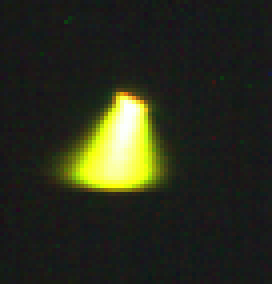
%> input picture 其他/p.png, 68 x 71 px (shown 4 times larger)
$ octave Untitled2.m   (GNU Octave 9; MATLAB toolbox functions it lacks are replaced by stand-ins)
%> lines starting %> are read from the running program, lines starting %| are printed output that depends on the picture
clc
clear
a=imread('p.png');
%> a is the input picture: size 71x68x3 uint8; mean R, G, B 41.7, 44.5, 29
b=imread('t.png');
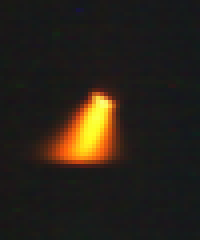
%> input picture 其他/t.png, 50 x 60 px (shown 4 times larger)
%> b is the input picture: size 60x50x3 uint8; mean R, G, B 40.4, 33.6, 24.9
c=imread('pp.png');
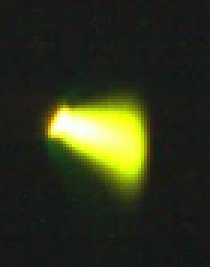
%> input picture 其他/pp.png, 70 x 89 px (shown 3 times larger)
%> c is the input picture: size 89x70x3 uint8; mean R, G, B 46.1, 49.8, 28.5

figure;
subplot(2,2,1);
imshow(a);

subplot(2,2,2);
imshow(b);

subplot(2,2,3);
imshow(c);

[m,n,k]=size(b);
%> m = 60; n = 50; k = 3
a=imresize(a,[m,n]);
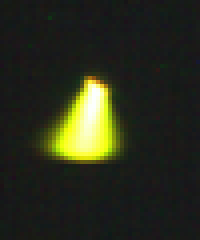
%> a: size 60x50x3 uint8 (shown 4 times larger); mean R, G, B 41.7, 44.5, 29
b=imresize(b,[m,n]);
c=imresize(c,[m,n]);
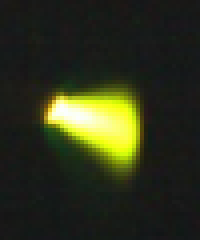
%> c: size 60x50x3 uint8 (shown 4 times larger); mean R, G, B 46.1, 49.8, 28.5

p_a=[m*n,3];
%> p_a = [3000 3]
t_b=[m*n,3];
%> t_b = [3000 3]
p_test_c=[m*n,3];
%> p_test_c = [3000 3]
im_show=zeros(m,n,3);
%按行拉直 R G B
count=1;
for i=1:m
    for j=1:n
        p_a(count,1)= a(i,j,1); %R
        p_a(count,2)= a(i,j,2);
        p_a(count,3)= a(i,j,3);
        count=count+1;
    end
end
%> after the loop, count = 3001; p_a = 3000 rows, first 12: [23 24 26; 21 29 21; 22 26 24; 23 24 19; 24 24 21; 25 25 23; 26 24 28; 25 23 26; 21 26 22; 25 24 28; 25 26 26; 25 24 23]

count=1;
for i=1:m
    for j=1:n
        t_b(count,1)= b(i,j,1); %R
        t_b(count,2)= b(i,j,2);
        t_b(count,3)= b(i,j,3);
        count=count+1;
    end
end
%> after the loop, t_b = 3000 rows, first 12: [25 23 23; 26 24 20; 26 25 20; 26 24 22; 26 23 23; 25 24 25; 25 25 23; 23 25 21; 23 24 23; 23 26 23; 24 26 23; 23 25 22]

count=1;
for i=1:m
    for j=1:n
        p_test_c(count,1)= c(i,j,1); %R
        p_test_c(count,2)= c(i,j,2);
        p_test_c(count,3)= c(i,j,3);
        count=count+1;
    end
end
%> after the loop, p_test_c = 3000 rows, first 12: [27 25 27; 28 26 25; 27 26 22; 26 25 20; 25 24 20; 24 22 23; 23 22 24; 23 24 22; 25 26 25; 24 25 23; 23 24 23; 23 24 24]

step=0.01:0.01:1;
v=zeros(3,3000,100);%在不同的step下最终拟合出的图像


res_error=zeros(100,4);%R，G, B MAP
count=0;
for s=1:100
%> (the run ends here)
